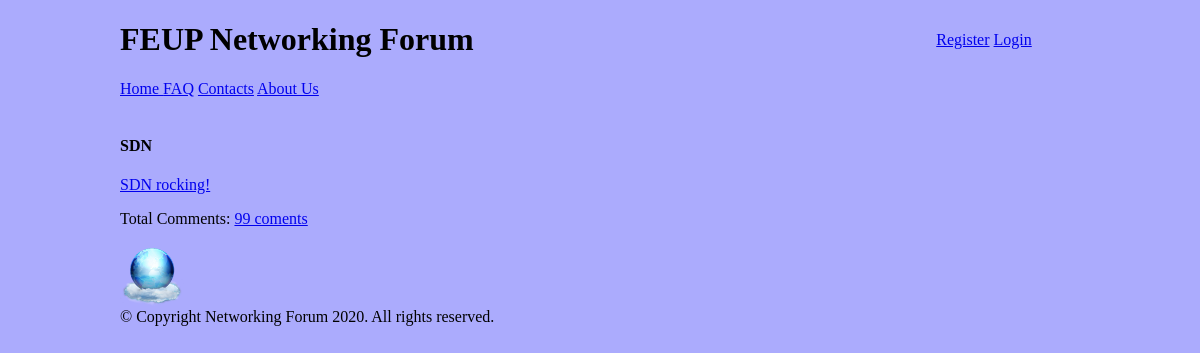
The page /php/list_by_topic.php?topic=SDN on the database as committed earlier.
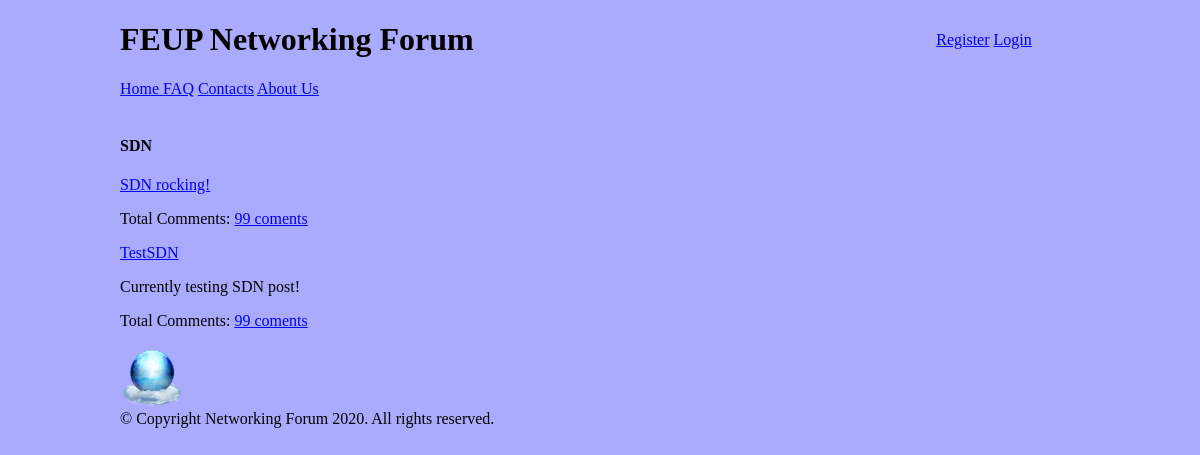
The same page on the database as committed later.
### tables this page shows
CREATE TABLE forumpost (
    postid integer PRIMARY KEY AUTOINCREMENT,
    posttitle text NOT NULL,
    content text CHECK(LENGTH(content)>= 0 AND LENGTH(content)<20000),
    username text REFERENCES user, 
    topic text REFERENCES topic, 
    postrate integer CHECK(postrate>=0 AND postrate <=5)
   -- forumpostcollection_id integer REFERENCES collection
    );

### database/posts.php (called while the page is built, shortened)
<?php
function getPostsByTopic($topic)
{
  global $dbh;
  $stmt = $dbh->prepare('SELECT postid, posttitle,content,topic FROM forumpost  WHERE topic = ?');
  $stmt->execute(array($topic));
  return $stmt->fetchAll();
}

### php/list_by_topic.php (the view, shortened to what this page needs)
<?php
    require_once("../database/init.php");
    require_once("../database/posts.php");
    include_once("../templates/homepage_section/header_pagina_inicial_tpl.php");
?>
<section id="posts">
<article>
<aside id="related">
 <?php
    $topic = $_GET["topic"];
 ?>
 <h1> <?php echo $topic;?> </h1>
 <?php $articles = getPostsByTopic($topic); ?>
 <?php foreach ($articles as $article) { ?>
        <article>
            <a href="../php/post.php?postid=<?php echo $article['postid'] ?>"><?php echo $article['posttitle'] ?></a>
            <p><?php echo $article['content'] ?></p>
            <p>Total Comments: <a href="../php/post.php?postitle=<?php echo $article['posttitle'] ?>&postid=<?php echo $article['postid']?>"> <?php print_r("99 coments") ?></a>
        </article>
       </aside>
 <?php  } ?>
 <?php
include_once("../templates/static_sections/footer_tpl.php");
 ?>

Rows that differ between the two databases and show on the page:
added forumpost: posttitle "TestSDN", content "Currently testing SDN post!", value "99 coments"
